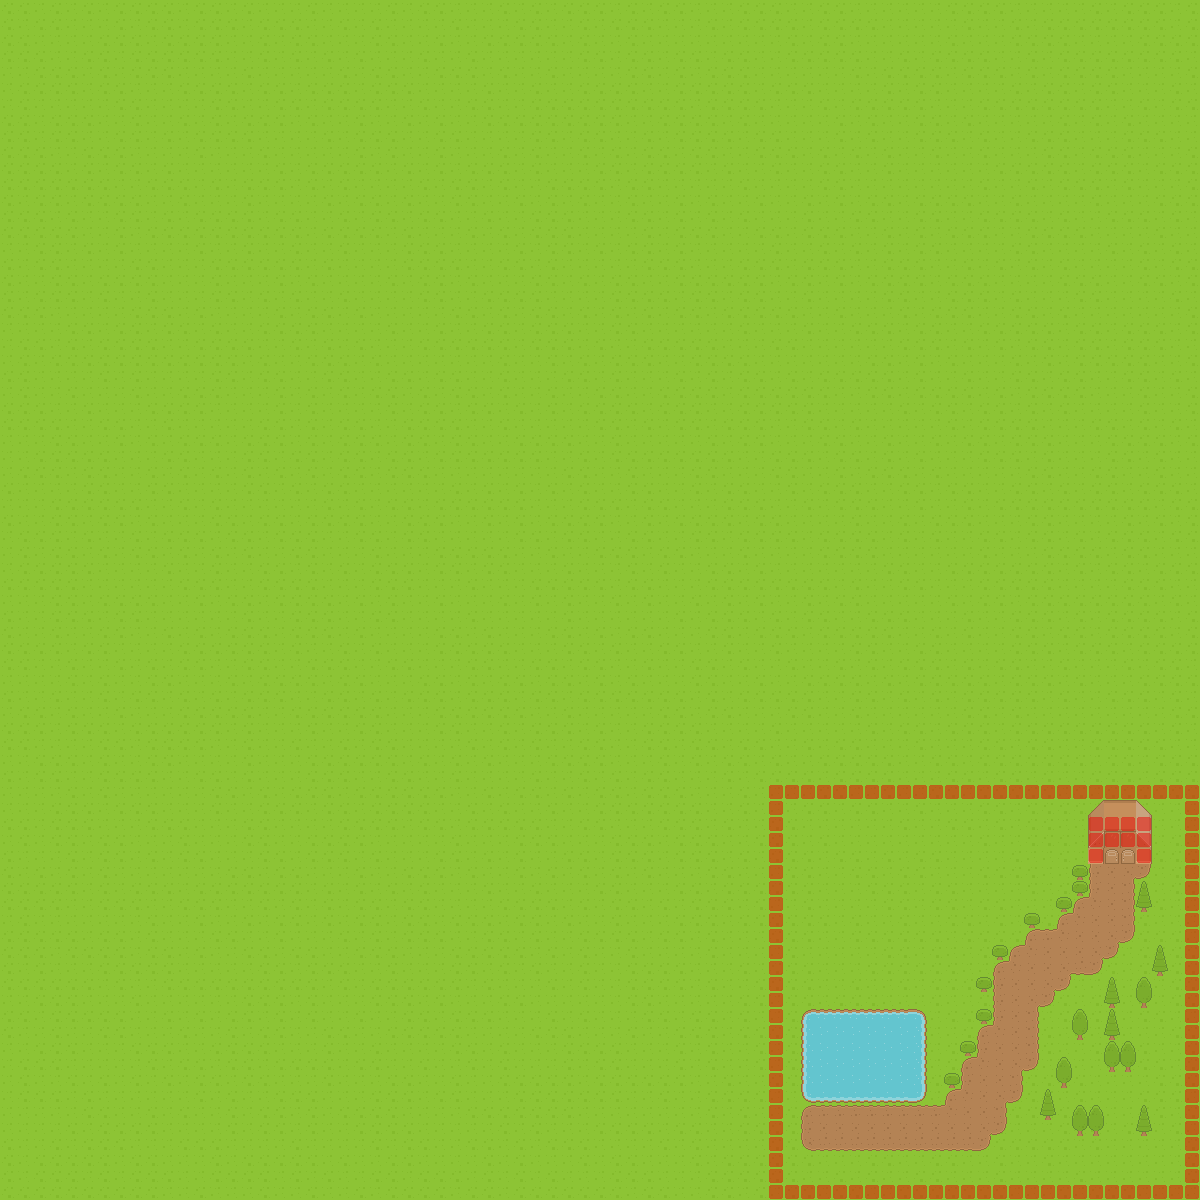

Rendered tile map (Tiled .tmx) drawn with the repository's tilesets; below, a short description and the map source with its tile grids summarised:
An orthogonal 75x75 tile map with 16x16 px tiles, 4 tile layers (water and geass, Dirt, Objects, Collision Layer), 2 tilesets and 10 objects.

<map version="1.2" tiledversion="1.2.2" orientation="orthogonal" renderorder="left-down" width="75" height="75" tilewidth="16" tileheight="16" infinite="0" nextlayerid="6" nextobjectid="15">
 <tileset firstgid="1" source="base_tileset.tsx" />
 <tileset firstgid="1768" source="red_collision.tsx" />
 <layer id="1" name="water and geass" width="75" height="75">
  <data>[5625 cells, 5625 non-empty, 11 distinct tile ids]</data>
 </layer>
 <layer id="2" name="Dirt" width="75" height="75">
  <data>[5625 cells, 120 non-empty, 11 distinct tile ids]</data>
 </layer>
 <layer id="3" name="Objects" width="75" height="75">
  <properties>
   <property name="unity:sortingLayerName" value="WorldObjects" />
  </properties>
  <data>[5625 cells, 51 non-empty, 15 distinct tile ids]</data>
 </layer>
 <layer id="4" name="Collision Layer" width="75" height="75">
  <data>[5625 cells, 112 non-empty, 1 distinct tile ids]</data>
 </layer>
 <objectgroup id="5" name="Object Collision">
  <object id="1" x="955.125" y="1087.75">
   <polygon points="0,0 -1.125,-2.875 1.75,-2.75 1.875,-3.625 -8,-3.625 -8,-2.75 -5,-2.75 -6.5,0.125" />
  </object>
  <object id="4" x="971.25" y="1055.88">
   <polygon points="0,0 -1.125,-2.875 1.75,-2.75 1.875,-3.625 -8,-3.625 -8,-2.75 -5,-2.75 -6.5,0.125" />
  </object>
  <object id="5" x="987.125" y="1024.13">
   <polygon points="0,0 -1.125,-2.875 1.75,-2.75 1.875,-3.625 -8,-3.625 -8,-2.75 -5,-2.75 -6.5,0.125" />
  </object>
  <object id="6" x="987" y="992">
   <polygon points="0,0 -1.125,-2.875 1.75,-2.75 1.875,-3.625 -8,-3.625 -8,-2.75 -5,-2.75 -6.5,0.125" />
  </object>
  <object id="7" x="1003.13" y="959.875">
   <polygon points="0,0 -1.125,-2.875 1.75,-2.75 1.875,-3.625 -8,-3.625 -8,-2.75 -5,-2.75 -6.5,0.125" />
  </object>
  <object id="8" x="1035.13" y="927.875">
   <polygon points="0,0 -1.125,-2.875 1.75,-2.75 1.875,-3.625 -8,-3.625 -8,-2.75 -5,-2.75 -6.5,0.125" />
  </object>
  <object id="9" x="1067.09" y="912">
   <polygon points="0,0 -1.125,-2.875 1.75,-2.75 1.875,-3.625 -8,-3.625 -8,-2.75 -5,-2.75 -6.5,0.125" />
  </object>
  <object id="10" x="1082.91" y="896">
   <polygon points="0,0 -1.125,-2.875 1.75,-2.75 1.875,-3.625 -8,-3.625 -8,-2.75 -5,-2.75 -6.5,0.125" />
  </object>
  <object id="11" x="1083.09" y="879.818">
   <polygon points="0,0 -1.125,-2.875 1.75,-2.75 1.875,-3.625 -8,-3.625 -8,-2.75 -5,-2.75 -6.5,0.125" />
  </object>
  <object id="12" x="813.667" y="1014">
   <polygon points="0,0 -6.66667,1 -7.33333,82.6667 -1.66667,83.6667 103,84 108.333,76.6667 107.667,4 102,0" />
  </object>
 </objectgroup>
</map>
